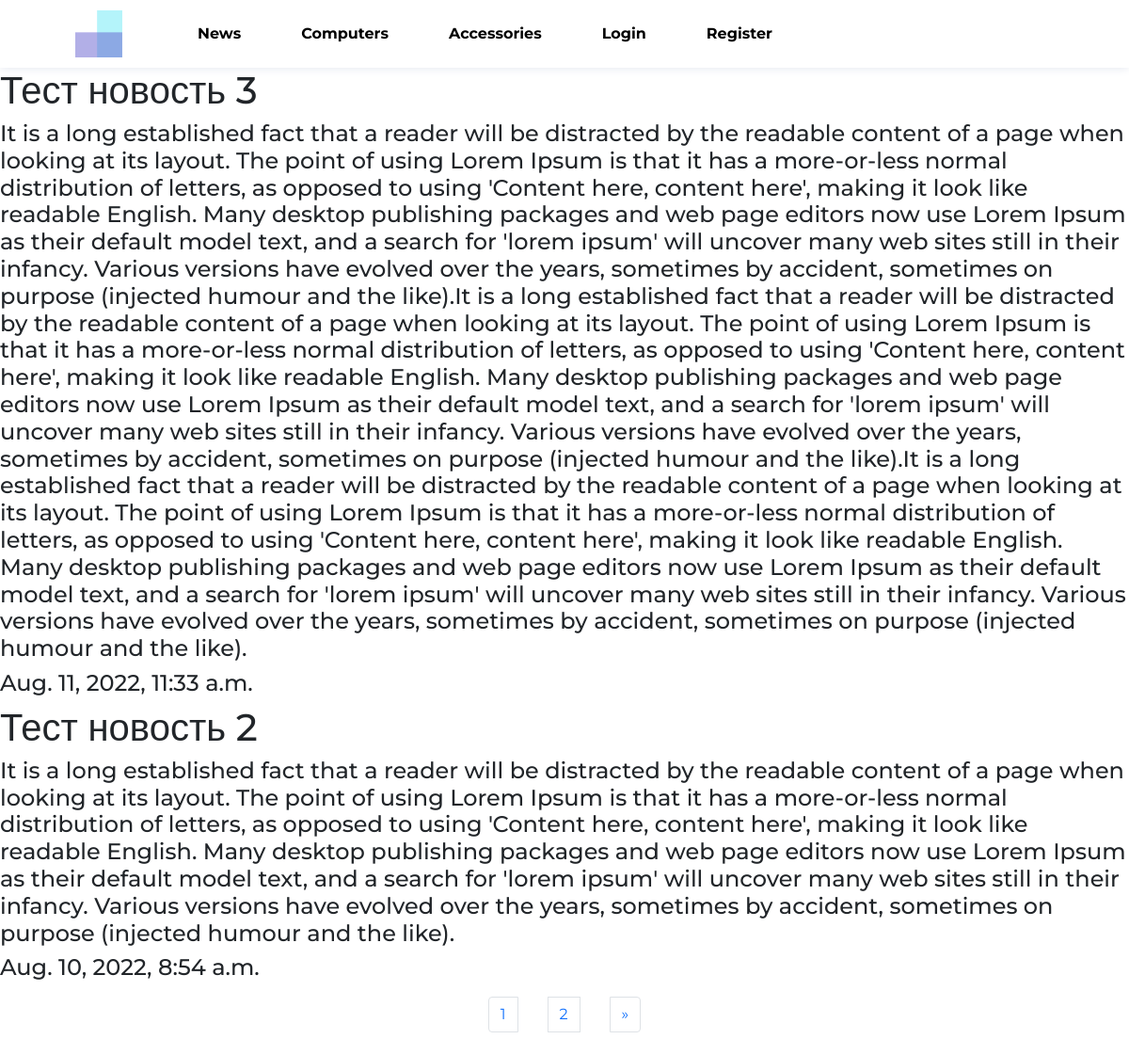
Before: / with the older database file.
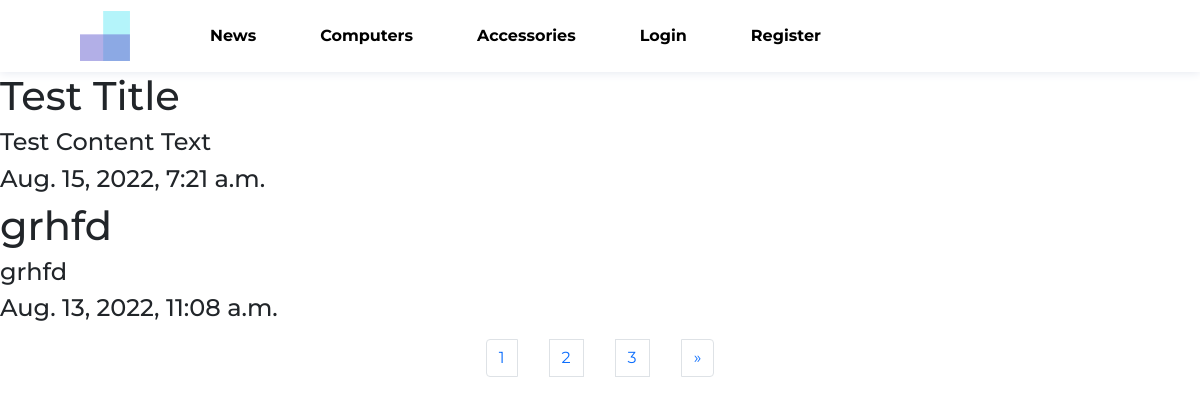
After: the same page with the newer database file.
### home/models.py (models this page shows, shortened)
class News(models.Model):
    title = models.CharField(max_length=150)
    content = models.TextField()
    photo = models.ImageField(upload_to='photo/%Y/%m/%d')
    created_at = models.DateTimeField(auto_now_add=True)
    class Meta:
        ordering = ['-created_at']

### home/views.py (the view)
# urls.py: path('', HomePage.as_view(), name='home'),
class HomePage(ListView):
    model = News
    template_name = 'home/homepage.html'
    context_object_name = 'news'
    paginate_by = 2
    def get_context_data(self, **kwargs):
        context = super().get_context_data(**kwargs)
        context['title'] = 'Home'
        return context

### home/templates/home/homepage.html (shortened to what this page needs)
{% extends 'base.html' %}
{% block content %}
    {% for item in news %}
        <h1>{{ item.title }}</h1>
        <h4>{{ item.content }}</h4>
        <h4>{{ item.created_at}}</h4>
    {% endfor %}
{% endblock %}

Changed rows visible on the page:
no longer on this page (row unchanged): News: title "Тест новость 3", content "It is a long established fact that a reader will be distracted by the readable content of a page when looking at its layout. The point of using Lorem Ipsum is that it has a more-or-less normal distribution of letters, as opposed to using 'Content here, content here', making it look like readable English. Many desktop publishing packages and web page editors now use Lorem Ipsum as their default model text, and a search for 'lorem ipsum' will uncover many web sites still in their infancy. Various versions have evolved over the years, sometimes by accident, sometimes on purpose (injected humour and the like).It is a long established fact that a reader will be distracted by the readable content…", created_at "Aug. 11, 2022, 11:33 a.m."
no longer on this page (row unchanged): News: title "Тест новость 2", content "It is a long established fact that a reader will be distracted by the readable content of a page when looking at its layout. The point of using Lorem Ipsum is that it has a more-or-less normal distribution of letters, as opposed to using 'Content here, content here', making it look like readable English. Many desktop publishing packages and web page editors now use Lorem Ipsum as their default model text, and a search for 'lorem ipsum' will uncover many web sites still in their infancy. Various versions have evolved over the years, sometimes by accident, sometimes on purpose (injected humour and the like).", created_at "Aug. 10, 2022, 8:54 a.m."
added News: title "Test Title", content "Test Content Text", created_at "Aug. 15, 2022, 7:21 a.m."
added News: title "grhfd", content "grhfd", created_at "Aug. 13, 2022, 11:08 a.m."
Other visible differences:
new list line: "3"
